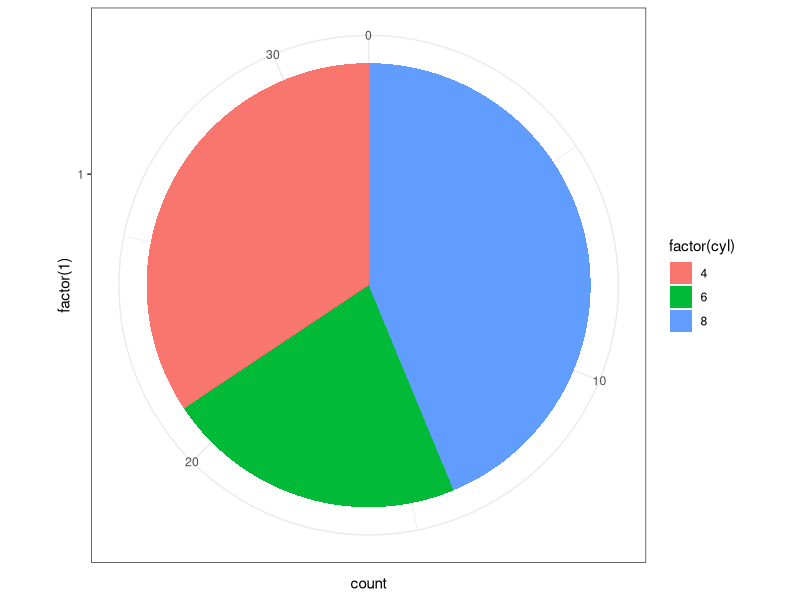

Write R code to recreate this figure.
## ---- chunk 1

library(tidyverse)

# set global theme for graphs
theme_set(theme_bw())

## ---- chunk 2

# from https://ggplot2.tidyverse.org/reference/coord_polar.html
pie <- 
  ggplot(mtcars, aes(x = factor(1), fill = factor(cyl))) +
  geom_bar(width = 1)

pie + coord_polar(theta = "y")

